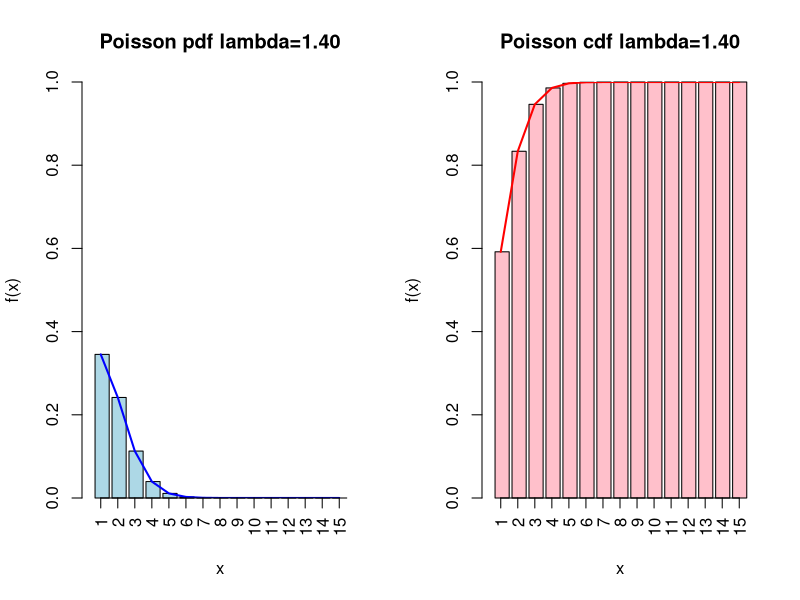
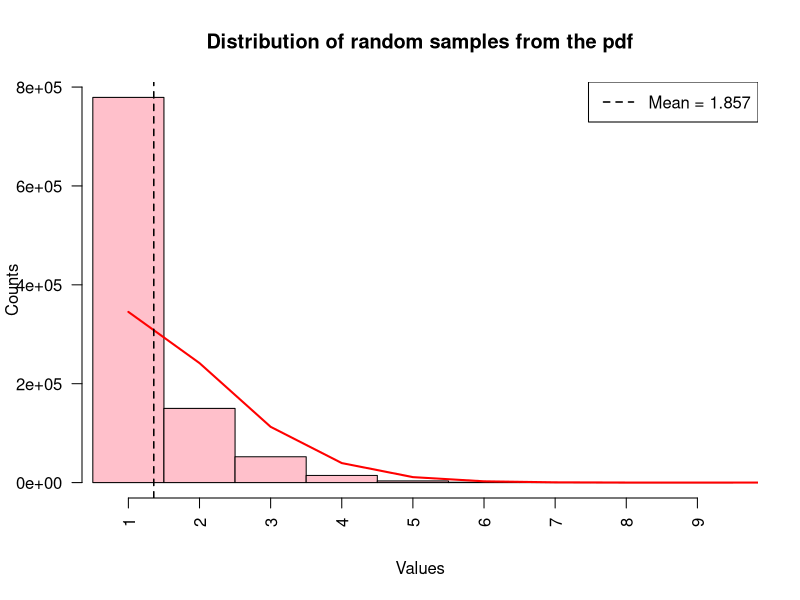
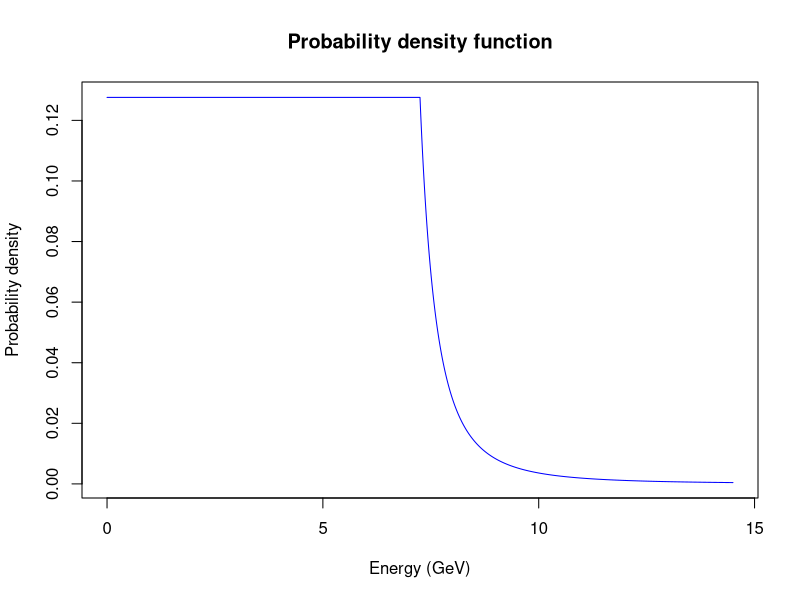
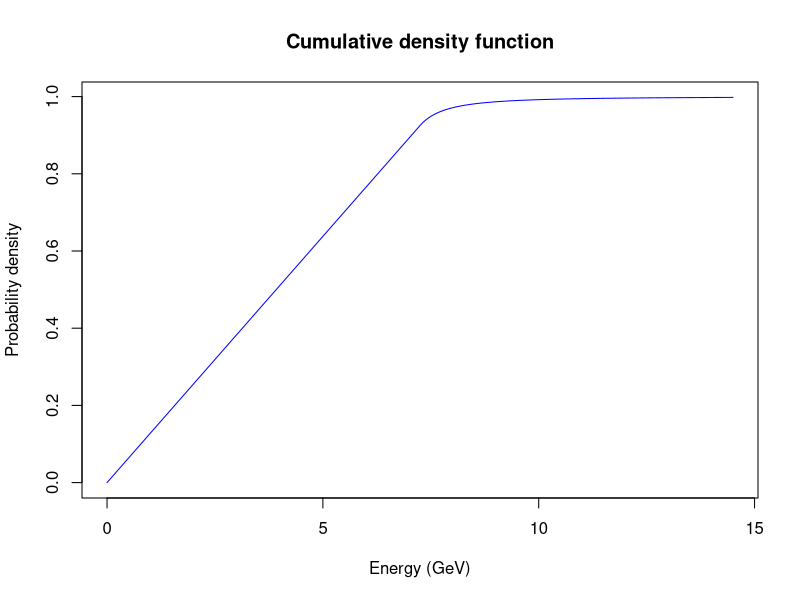
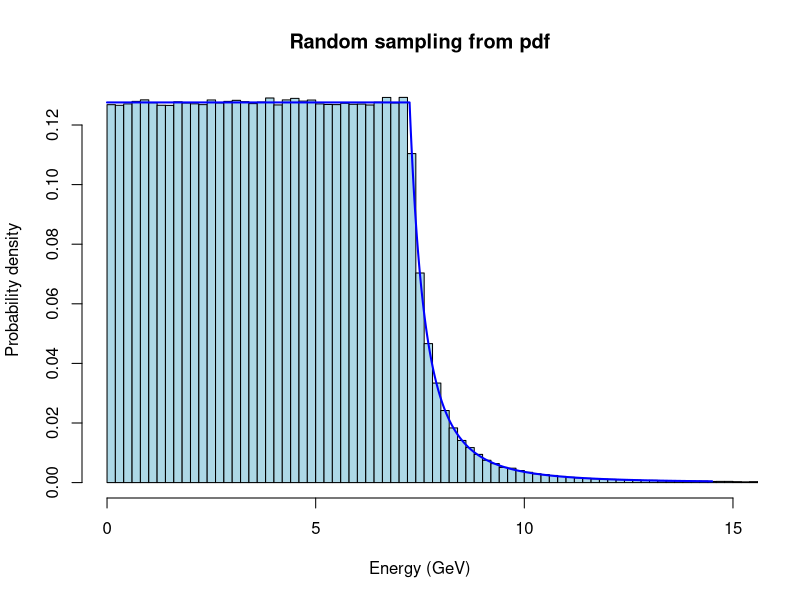
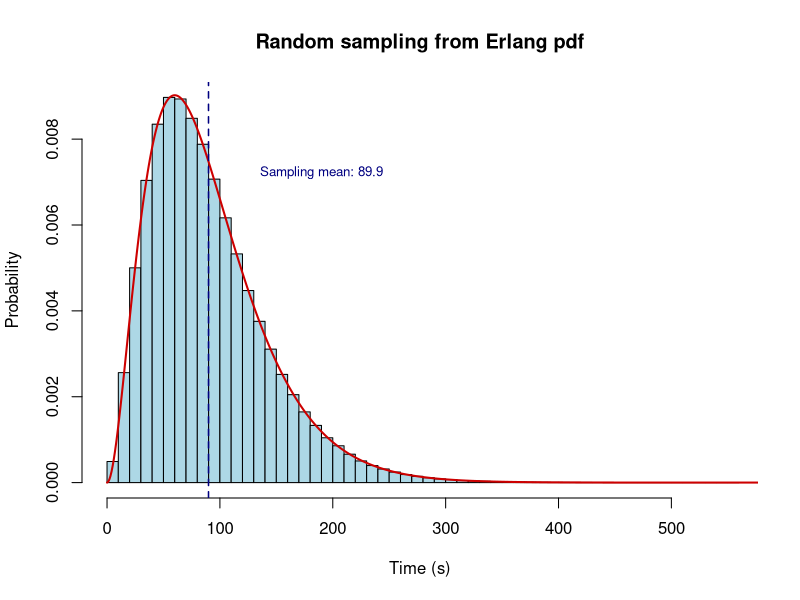
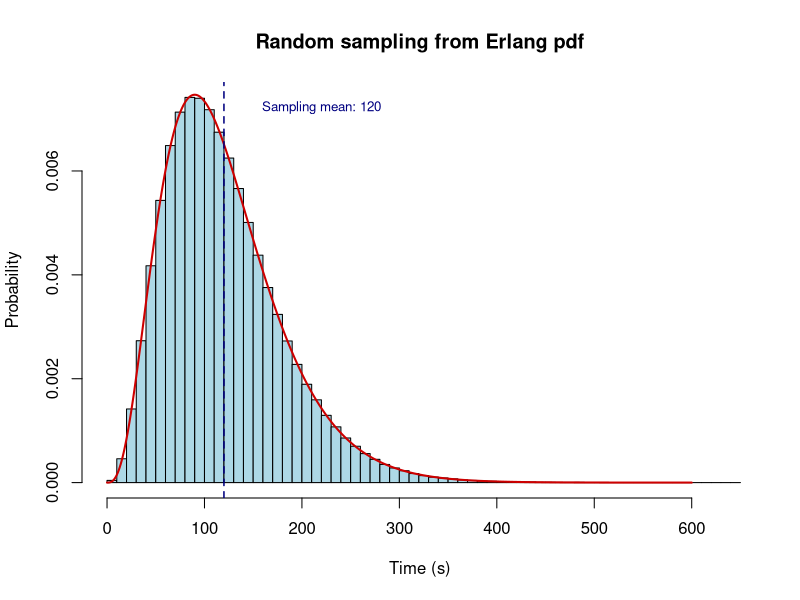

Reproduce these figures in R, in order.
## ---- chunk 1
x_max <- 15
x <- 1:x_max
lambda <- 1.4
pdf_function <- dpois(x, lambda)  # naming convention: use the letter d for the pdf
cdf_function <- ppois(x, lambda)  # and p for the cdf
## ---- chunk 2
par(mfrow = c(1, 2))

barplot(pdf_function, col = "lightblue", xlab='x', xlim=c(0,x_max), ylim=c(0,1), ylab='f(x)', main = sprintf("Poisson pdf lambda=%.2f",lambda), width=rep(0.83, x_max))
lines(x-rep(0.5, x_max), pdf_function, col="blue", lw=2)
xticks <- seq(0.5, x_max-0.5, 1)
xticklabels <- seq(1, x_max, 1)
axis(side = 1, at = xticks, labels = xticklabels, las = 2)

barplot(cdf_function, col = "pink", xlab='x', ylab='f(x)', xlim=c(0,x_max), ylim=c(0,1), main = sprintf("Poisson cdf lambda=%.2f",lambda), width=rep(0.83, x_max))
lines(x-rep(0.5, x_max), cdf_function, col="red", lw=2)
xticks <- seq(0.5, x_max-0.5, 1)
xticklabels <- seq(1, x_max, 1)
axis(side = 1, at = xticks, labels = xticklabels, las = 2)

par(mfrow = c(1, 1))
## ---- chunk 3
mean_pdf <- mean(pdf_function)
var_pdf <- var(pdf_function)

print(paste('The mean of the pdf is', round(mean_pdf, digits=2), 'while the variance is', round(var_pdf, digits=2),'.'))
## ---- chunk 4
N_samples <- 1000000
samples <- sample(x, N_samples, replace=TRUE, prob=pdf_function)

hist(samples, breaks = seq(min(samples), max(samples), 1), main='Distribution of random samples from the pdf', 
     xlab='Values', ylab='Counts', col='pink', axes=FALSE, xlim=c(min(samples)+0.2, max(samples)))
xticks <- seq(1.5, max(samples)-0.5, 1)
xticklabels <- seq(1, max(samples)-1, 1)
axis(side = 1, at = xticks, labels = xticklabels, las = 2)
axis(side = 2, at = pretty(0:N_samples*0.8), labels = TRUE, las = 1)
lines(x+rep(0.5, x_max), N_samples*pdf_function, col="red", lw=2)


abline(v = mean(samples), col = "black", lty = 2, lw = 1.5)
legend("topright", legend = sprintf("Mean = %.3f", mean(samples)), col = "black", lty = 2, lw = 1.5)

## ---- chunk 5
E0 <- 7.25
gamma <- 2.7

p1 <- E0
p2.integral <- integrate(function(E) {(E-E0+1)^(-gamma)}, lower=E0, upper=Inf)

N <- 1/(p1 + p2.integral$value)

print(paste("The normalization factor is N =", round(N, digits=3)))
## ---- chunk 6
pdf_function <- function(E) {
  if (E < E0) {
    return(N)
  }
  else {
    return(N*(E - E0 + 1)^(-gamma))
  }
}

step <- 0.01

x <- seq(0, 2*E0, step)
pdf_values <- sapply(x, pdf_function)

plot(x, pdf_values, col='blue', type='l', xlab = "Energy (GeV)", ylab = "Probability density", main = "Probability density function")

## ---- chunk 7
cdf_function <- function(E) {
  if (E == 0){
    return(0)
  }
  else if (E <= E0) {
    return(N*E)
  }
  else if (E > E0) {
    return(E0*N + integrate(function(E) {N*(E - E0 + 1)^(-gamma)}, lower=E0, upper=E)$value)
  }
}

cdf_values <- sapply(x, cdf_function)

plot(x, cdf_values, col='blue', type='l', xlab = "Energy (GeV)", ylab = "Probability density", main = "Cumulative density function")
## ---- chunk 8

mean_value <- sum(x*pdf_values*step)

print(paste('The mean value is', signif(mean_value, 4)))
## ---- chunk 9
n_samples <- 10^6
unif_sample <- runif(n_samples, 0, 1)

icdf_function <- function(y) {
  if (y < N*E0) {
    return(y/N)
  }
  else if (y >= N*E0 & y<=1) {
    return(((1-gamma)*(y/N - E0) + 1)^(1/(1-gamma)) + E0 - 1)
  }
}

pdf_samples <- sapply(unif_sample, icdf_function)

hist(pdf_samples, breaks=max(pdf_samples)*5, freq=FALSE, xlim=c(0,15), col='lightblue', xlab='Energy (GeV)', ylab='Probability density', main='Random sampling from pdf')
lines(x, pdf_values, col='blue', lwd=2)
## ---- chunk 10
mu <- 2
k <- 5
P_Markov <- mu/k
print(paste("The bound is", P_Markov))
## ---- chunk 11
lambda <- 2
t <- 1
n_min <- 5
P_Poisson_opposites <- numeric(n_min)

for (n in 1:n_min) {
  P_Poisson_opposites[n] <- (lambda*t)^(n-1) * exp(-lambda*t)/factorial(n-1)
  # print(P_Poisson_opposites[n])
}

P_Poisson <- 1 - sum(P_Poisson_opposites)
print(paste("The probability is", signif(P_Poisson, digits=3), "which is within the bound", P_Markov))
## ---- chunk 12
variance <- 2
mu <- 2
X_target <- 5
k <- X_target - mu
P_Cheb <- variance/k^2
print(paste("The bound according to Chebyshev's inequality is", signif(P_Cheb, 3)))
## ---- chunk 13
mu <- 7
sigma <- 2
prob <- 0.95
k_bound <- sigma/sqrt(1-prob) + mu
days <- ceiling(k_bound)

print(paste("Using Chebyshev's inequality, we find that Helen should order the book at least", days, "days earlier."))
## ---- chunk 14
n <- 26
N <- 51*52/2
B <- 26*26

mu <- n*B/N
v <- n*B*(N-B)/N^2 * (1 - (n-1)/(N-1))

# Chebyshev's inequality
X_target <- 10
k <- X_target - mu
P_Cheb <- v/k^2
print(paste("The bound according to Chebyshev's inequality is", signif(P_Cheb, 3)))

## ---- chunk 15
deck <- c(rep(1, 26), rep(0, 26)) # 0s are the black cards and 1s are the red cards
n_samples <- 10^5
pairs <- rep(numeric(2), 26)
number_br_pairs <- rep(0, n_samples)

for (n in 1:n_samples){
  shuffle_deck <- sample(deck)
  pairs <- split(shuffle_deck, ceiling(seq_along(shuffle_deck) / 2))
  for (i in 1:26){
    number_br_pairs[n] <- number_br_pairs[n] + sum(pairs[[i]])%%2
  }
}

mu <- mean(number_br_pairs)
v <- var(number_br_pairs)

# Chebyshev's inequality
X_target <- 10
k <- X_target - mu
P_Cheb <- v/k^2
print(paste("The bound according to Chebyshev's inequality is", signif(P_Cheb, 3)))

## ---- chunk 16
# time unit is 30 seconds
lambda <- 1/30
t1 <- 2*60

print(paste('The probability of getting more than 6 passengers after 2 minutes is', signif(1-ppois(6,lambda*t1), 3), '.'))

t2 <- 3*60

print(paste('The probability of getting less than 4 passengers after 3 minutes is', signif(ppois(3,lambda*t2), 3), '.'))
## ---- chunk 17
n <- 3
lambda <- 1/30

## sampling
unif_samples <- runif(10^6, 0, 1)
erlang_icdf <- function(x){
  return(qgamma(x, n, lambda))
}

erlang_samples <- sapply(unif_samples, erlang_icdf)
hist(erlang_samples, breaks=max(erlang_samples)/10, freq=FALSE, xlim=c(0,max(erlang_samples)), col='lightblue', xlab='Time (s)', ylab='Probability', main='Random sampling from Erlang pdf')

## pdf drawing
erlang_pdf <- function(t){
  return(dgamma(t, n, lambda))
}

t_3 <- seq(0, 10*60, 1)
pdf_3 <- sapply(t_3, erlang_pdf)
lines(t_3, pdf_3, type='l', col='red3', lwd=2)

## mean and variance
erlang_mean <- mean(erlang_samples)
abline(v=erlang_mean, lwd=1.5, lty=2, col='navy')
text(erlang_mean+100, max(pdf_3)*0.8, paste('Sampling mean:', signif(erlang_mean, 3)), cex=0.8, col='navy')

## ---- chunk 18
n <- 4
lambda <- 1/30

## sampling
unif_samples <- runif(10^6, 0, 1)
erlang_icdf <- function(x){
  return(qgamma(x, n, lambda))
}

erlang_samples <- sapply(unif_samples, erlang_icdf)
hist(erlang_samples, breaks=max(erlang_samples)/10, freq=FALSE, xlim=c(0,max(erlang_samples)), col='lightblue', xlab='Time (s)', ylab='Probability', main='Random sampling from Erlang pdf')

## pdf drawing
erlang_pdf <- function(t){
  return(dgamma(t, n, lambda))
}

t <- seq(0, 10*60, 1)
pdf_values <- sapply(t, erlang_pdf)
lines(t, pdf_values, type='l', col='red3', lwd=2)

## mean and variance
erlang_mean <- mean(erlang_samples)
abline(v=erlang_mean, lwd=1.5, lty=2, col='navy')
text(erlang_mean+100, max(pdf_3)*0.8, paste('Sampling mean:', signif(erlang_mean, 3)), cex=0.8, col='navy')

